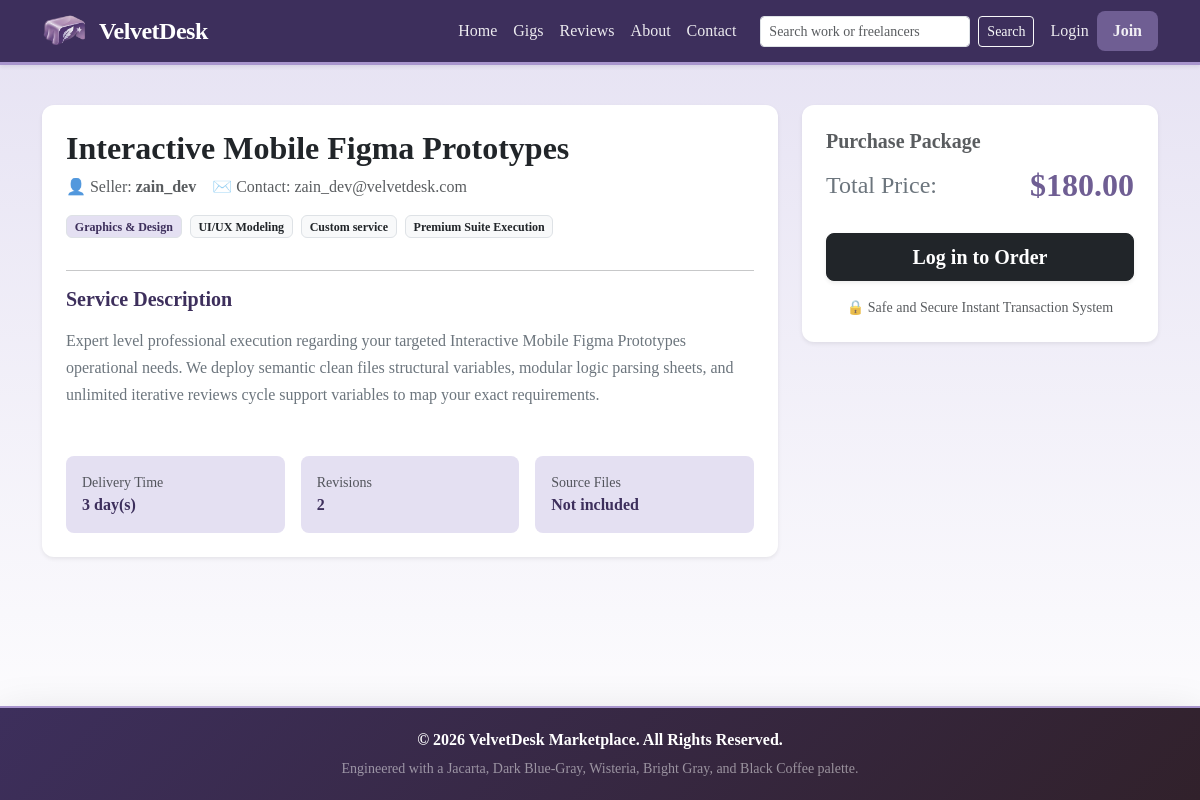
Screenshot of /gig_details.php?id=46 with the database file from the repository.
### tables this page shows
CREATE TABLE gigs (
        gig_id INTEGER PRIMARY KEY AUTOINCREMENT,
        user_id INTEGER,
        title TEXT NOT NULL,
        description TEXT NOT NULL,
        price REAL NOT NULL,
        image_path TEXT DEFAULT 'assets/uploads/default-gig.svg',
        portfolio_link TEXT DEFAULT NULL,
        category TEXT DEFAULT '',
        subcategory TEXT DEFAULT '',
        service_type TEXT DEFAULT '',
        package_type TEXT DEFAULT 'Standard',
        delivery_time_days INTEGER DEFAULT 3,
        revisions INTEGER DEFAULT 2,
        gig_tags TEXT DEFAULT '',
        highlights TEXT DEFAULT '',
        requirements TEXT DEFAULT '',
        faq TEXT DEFAULT '',
        includes_source_files INTEGER DEFAULT 0,
        video_link TEXT DEFAULT '',
        created_at DATETIME DEFAULT CURRENT_TIMESTAMP,
        FOREIGN KEY(user_id) REFERENCES users(user_id)
    );

### gig_details.php (the view, shortened to what this page needs)
<?php
include 'config.php';
$gig_id = intval($_GET['id']);
try {
    $sql = "SELECT gigs.*, users.username, users.email FROM gigs
            JOIN users ON gigs.user_id = users.user_id
            WHERE gigs.gig_id = :gig_id";
    $stmt = $conn->prepare($sql);
    $stmt->bindParam(':gig_id', $gig_id);
    $stmt->execute();
    $gig = $stmt->fetch(PDO::FETCH_ASSOC);
} catch (PDOException $e) {
    error_log("Gig details fetch error: " . $e->getMessage());
    die("Error loading service details.");
}
include 'header.php';
?>
<div class="row justify-content-center mt-3">
    <div class="col-md-8 mb-4">
        <div class="card p-4 shadow-sm border-0 mb-4" style="border-radius: 12px;">
            <h2 class="fw-bold text-dark mb-2"><?php echo htmlspecialchars($gig['title']); ?></h2>
            <div class="d-flex align-items-center mb-3 text-muted">
                <span class="me-3">👤 Seller: <strong><?php echo htmlspecialchars($gig['username']); ?></strong></span>
                <span>✉️ Contact: <?php echo htmlspecialchars($gig['email']); ?></span>
            </div>
            <div class="d-flex flex-wrap gap-2 mb-3">
                <span class="badge bg-bright-gray text-jacarta border"><?php echo htmlspecialchars($gig['category'] ?: 'Uncategorized'); ?></span>
                <span class="badge bg-light text-dark border"><?php echo htmlspecialchars($gig['subcategory'] ?: 'General'); ?></span>
                <span class="badge bg-light text-dark border"><?php echo htmlspecialchars($gig['service_type'] ?: 'Custom service'); ?></span>
                <span class="badge bg-light text-dark border"><?php echo htmlspecialchars($gig['package_type'] ?: 'Standard'); ?></span>
            </div>
            <hr>
            <h5 class="fw-bold mb-3 text-jacarta">Service Description</h5>
            <p class="text-secondary" style="line-height: 1.7; white-space: pre-wrap;"><?php echo htmlspecialchars($gig['description']); ?></p>
            <div class="row g-3 mt-3">
                <div class="col-md-4">
                    <div class="p-3 bg-bright-gray rounded-3 h-100">
                        <div class="small text-muted">Delivery Time</div>
                        <div class="fw-bold text-jacarta"><?php echo (int)($gig['delivery_time_days'] ?? 3); ?> day(s)</div>
                    </div>
                </div>
                <div class="col-md-4">
                    <div class="p-3 bg-bright-gray rounded-3 h-100">
                        <div class="small text-muted">Revisions</div>
                        <div class="fw-bold text-jacarta"><?php echo (int)($gig['revisions'] ?? 2); ?></div>
                    </div>
                </div>
                <div class="col-md-4">
                    <div class="p-3 bg-bright-gray rounded-3 h-100">
                        <div class="small text-muted">Source Files</div>
                        <div class="fw-bold text-jacarta"><?php echo !empty($gig['includes_source_files']) ? 'Included' : 'Not included'; ?></div>
                    </div>
                </div>
            </div>
        </div>
    </div>
    <div class="col-md-4">
        <div class="card p-4 shadow-sm border-0 sticky-top" style="border-radius: 12px; top: 20px;">
            <h5 class="fw-bold text-muted mb-2">Purchase Package</h5>
            <div class="d-flex justify-content-between align-items-center mb-4">
                <span class="fs-4 text-secondary">Total Price:</span>
                <span class="fw-bold fs-2 text-dark-blue-gray">$<?php echo number_format($gig['price'], 2); ?></span>
            </div>
            <form action="gig_details.php?id=<?php echo $gig['gig_id']; ?>" method="POST">
                <?php if (isset($_SESSION['user_id'])): ?>
                    <?php if ($_SESSION['role'] === 'buyer'): ?>
                        <div class="mb-3">
                            <label class="form-label font-monospace small text-uppercase text-muted">Dummy Card Number</label>
                            <input type="text" class="form-control" placeholder="4242 •••• •••• 4242" disabled value="4242 4242 4242 4242">
                        </div>
                        <button type="submit" name="pay_now_btn" class="btn btn-success-custom btn-lg w-100 fw-bold py-2 shadow-sm fs-5">💳 Order & Pay Now</button>
                    <?php else: ?>
                        <div class="alert alert-warning text-center small mb-0">Sellers cannot buy services. Log in as a Buyer to purchase.</div>
                    <?php endif; ?>
                <?php else: ?>
                    <a href="login.php" class="btn btn-dark btn-lg w-100 fw-bold py-2 shadow-sm fs-5">Log in to Order</a>
                <?php endif; ?>
            </form>
            <div class="text-center mt-3 text-muted small">
                🔒 Safe and Secure Instant Transaction System
            </div>
        </div>
    </div>
</div>
<?php include 'footer.php'; ?>

### header.php (style rules this page uses)
:root { --jacarta: #3D2F5C; --dark-blue-gray: #6F5E93; --wisteria: #A895CD; --bright-gray: #E4E0F2; --black-coffee: #31212B; --jacarta-rgb: 61, 47, 92; --dark-blue-gray-rgb: 111, 94, 147; --wisteria-rgb: 168, 149, 205; --bright-gray-rgb: 228, 224, 242; --black-coffee-rgb: 49, 33, 43; }
body { background: linear-gradient(180deg, rgba(var(--bright-gray-rgb), 0.96), #ffffff); min-height: 100vh; display: flex; flex-direction: column; font-family: 'Georgia', 'Times New Roman', serif; color: var(--black-coffee); }
.text-jacarta { color: var(--jacarta) !important; }
.text-dark-blue-gray { color: var(--dark-blue-gray) !important; }
.bg-bright-gray { background-color: var(--bright-gray) !important; }

### rows the page displays
gigs: title "Interactive Mobile Figma Prototypes", category "Graphics & Design", subcategory "UI/UX Modeling", service_type "Custom service", package_type "Premium Suite Execution", description "Expert level professional execution regarding your targeted Interactive Mobile Figma Prototypes operational needs. We deploy semantic clean files structural variables, modular logic parsing sheets, and unlimited iterative reviews cycle support variables to map your exact requirements.", delivery_time_days "3", revisions "2", price "180.00"

### other values shown
$gig['username'] "zain_dev"
$gig['email'] "zain_dev@velvetdesk.com"
